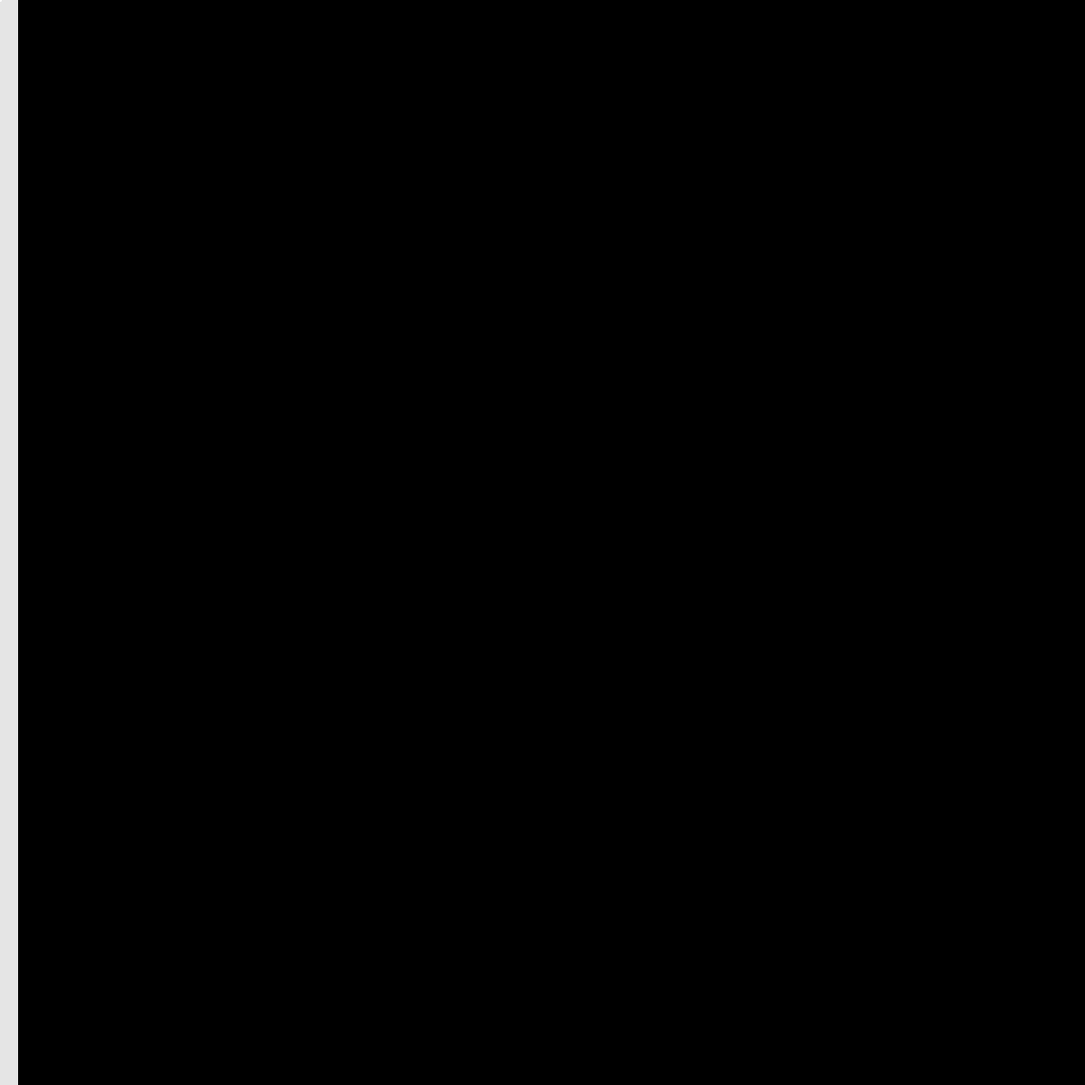
Frame 1 (no input)
Frame 60 (the mouse pressed at the canvas centre just before this capture): identical to frame 1, image omitted
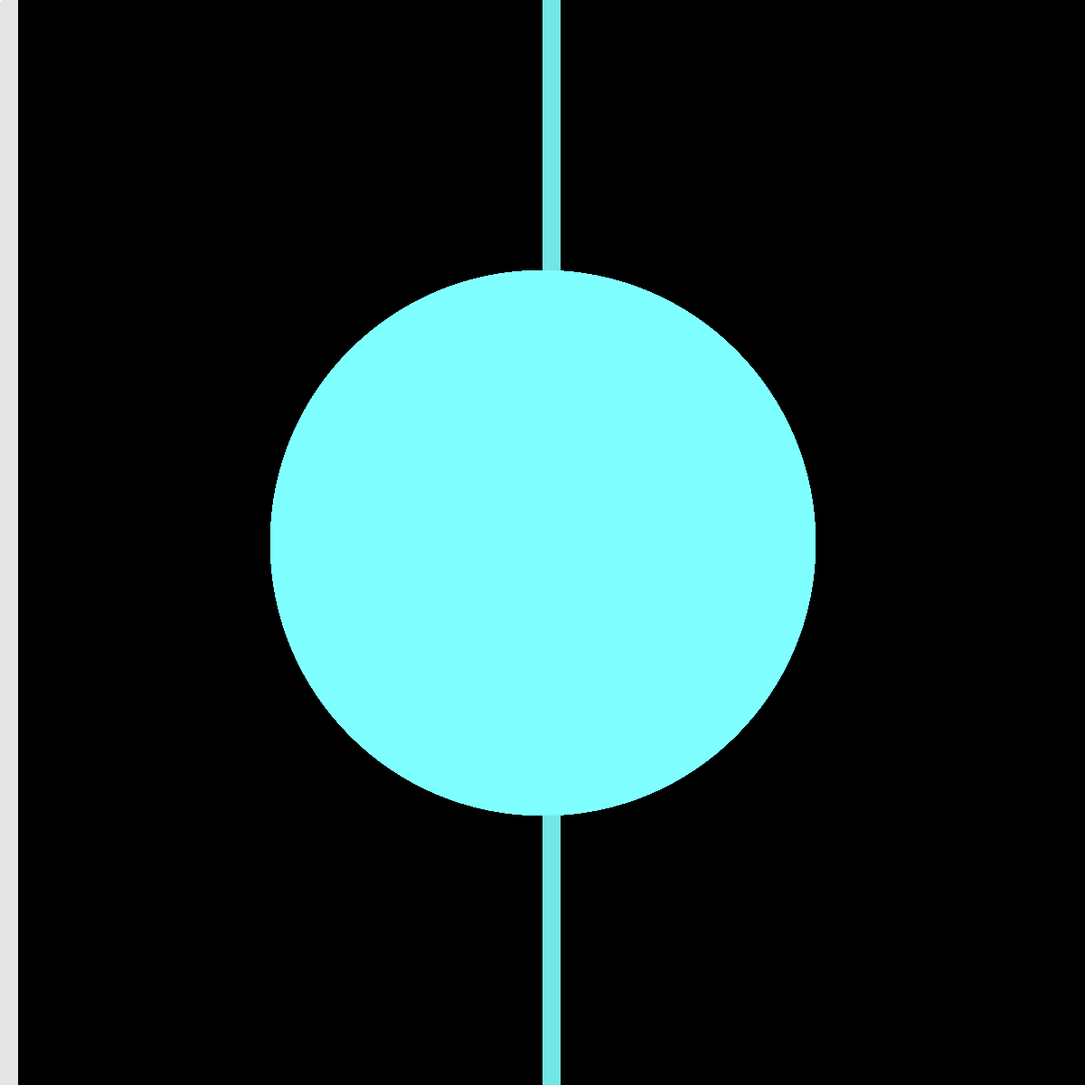
Frame 120 (the mouse held since frame 60 and released just before this capture)

The Processing sketch that drew these frames (run headless with seeded random() and noise(); from frame 60 on, the mouse is pressed at the canvas centre):

// Processing sketch: processing_161597
// ── processing_161597.pde

void setup()
{
  size(1200,1200);
  background(0);
  colorMode(HSB, width, height, 100); 
  noStroke();
}

void draw()
{
 

int barWidth = 20;
int lastBar = -1;

  int whichBar = mouseX / barWidth;
  if (whichBar != lastBar) {
    int barX = whichBar * barWidth;
    noStroke();
    fill(barX, mouseY, 90);
    rect(barX, 0, barWidth, height);
    lastBar = whichBar;
  }

  stroke(mouseX,mouseY,100);
  fill(mouseX,mouseY,100);
  ellipse(mouseX,mouseY, mouseX+2, mouseY+2);
}
